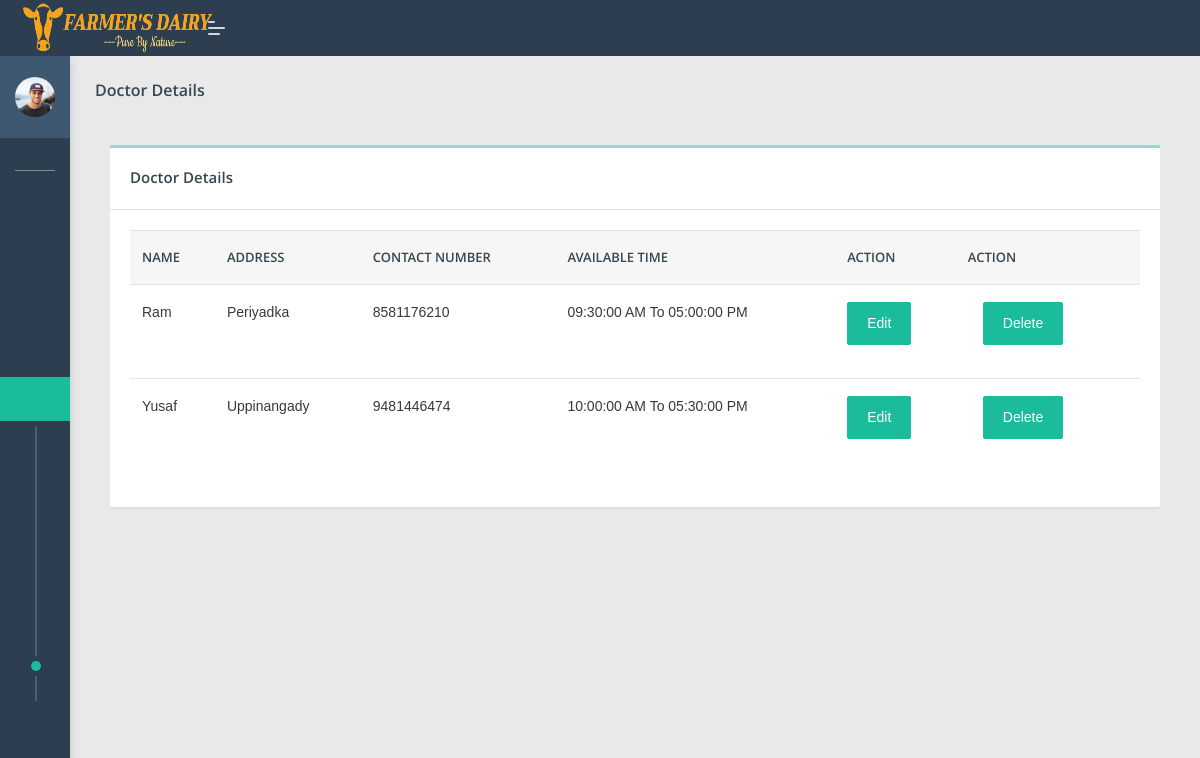
Screenshot of /dipo/viewdoc.php (signed in) with the database file from the repository.
### tables this page shows
CREATE TABLE `add_doctor` (
  `doc_id` int(100) NOT NULL,
  `name` varchar(100) NOT NULL,
  `address1` varchar(100) NOT NULL,
  `phoneno` varchar(100) NOT NULL,
  `opentm` time NOT NULL,
  `closetm` time NOT NULL,
  `dippoid` varchar(100) NOT NULL
);

### dipo/viewdoc.php (the view, shortened to what this page needs)
 <?php
if(isset($_SESSION['dippo']))
{
$dippo=$_SESSION['dippo'];
?>
 <!DOCTYPE html>
<html lang="en">
<head>
    <link rel="stylesheet" href="assets/css/style.css">
</head>
<body class="">
	<nav class="pcoded-navbar  ">
		<div class="navbar-wrapper  ">
			<div class="navbar-content scroll-div " >
					<div class="">
					<div class="main-menu-header">
						<img class="img-radius" src="assets/images/user/avatar-2.jpg" alt="User-Profile-Image">
						<div class="user-details">
						</div>
					</div>
				</div>
				<ul class="nav pcoded-inner-navbar ">
					<li class="nav-item pcoded-menu-caption">
					</li>
					<li class="nav-item">
					    <a href="main.php" class="nav-link "><span class="pcoded-micon"><i class="feather icon-home"></i></span><span class="pcoded-mtext">Dashboard</span></a>
					</li>
					<li class="nav-item pcoded-hasmenu">
					    <a href="#!" class="nav-link "><span class="pcoded-micon"><i class="feather icon-align-justify"></i></span><span class="pcoded-mtext">Staff Details</span></a>
					</li>
					<li class="nav-item pcoded-hasmenu">
					    <a href="#!" class="nav-link "><span class="pcoded-micon"><i class="feather icon-align-justify"></i></span><span class="pcoded-mtext">User Details</span></a>
					</li>
						<li class="nav-item pcoded-hasmenu">
					    <a href="#!" class="nav-link "><span class="pcoded-micon"><i class="feather icon-align-justify"></i></span><span class="pcoded-mtext">Milk Details</span></a>
					</li>
					<li class="nav-item pcoded-hasmenu">
					    <a href="#!" class="nav-link "><span class="pcoded-micon"><i class="feather icon-align-justify"></i></span><span class="pcoded-mtext">Facilities</span></a>
					    <ul class="pcoded-submenu">
						<li><a href="details.php">Add Details</a></li>
						    <li><a href="food.php">Add Feed</a></li>
							<li><a href="viewfood.php">View Feed</a></li>
							<li><a href="medicines.php">Add Medicines</a></li>
							<li><a href="viewmedicines.php">View Medicines</a></li>
							<li><a href="doctors.php">Add Doctors</a></li>
							<li><a href="viewdoc.php">View Doctor</a></li>
					    </ul>
					</li>
                        <li class="nav-item">
					    <a href="viewfeedb.php" class="nav-link "><span class="pcoded-micon"><i class="feather icon-align-justify"></i></span><span class="pcoded-mtext">View feedback</span></a>
					</li>
				</ul>
			</div>
		</div>
	</nav>
	<header class="navbar pcoded-header navbar-expand-lg navbar-light header-dark">
				<div class="m-header">
					<a class="mobile-menu" id="mobile-collapse" href="#!"><span></span></a>
					<a href="#!" class="b-brand">
						<img src="assets/images/logo1.png" width="190px" height="50px" class="logo">
					</a>
				</div>
				<div class="collapse navbar-collapse">
					<ul class="navbar-nav mr-auto">
						<li class="nav-item">
							<a href="#!" class="pop-search"><i class="feather icon-search"></i></a>
						</li>
					</ul>
					<ul class="navbar-nav ml-auto">
						<li>
							<div class="dropdown drp-user">
								<a href="#" class="dropdown-toggle" data-toggle="dropdown">
									<i class="feather icon-user"></i>
								</a>
							</div>
						</li>
					</ul>
				</div>
	</header>
<section class="pcoded-main-container">
    <div class="pcoded-content">
       <div class="page-header">
            <div class="page-block">
                <div class="row align-items-center">
                    <div class="col-md-12">
                        <div class="page-header-title">
                            <h5 class="m-b-10">Doctor Details</h5>
                        </div>
                    </div>
                </div>
            </div>
        </div>
            <div class="col-md-12">
                <div class="card">
                    <div class="card-header">
                        <h5>Doctor Details</h5>
                    </div>
                    <div class="card-body table-border-style">
                        <div class="table-responsive">
                            <table class="table table-hover">
                                <thead>
                                    <tr>
                                        <th>Name</th>
                                       <th>Address</th>
									   <th>Contact Number</th>
									   <th>Available time</th>
									   <th>Action</th>
									   <th>Action</th>
                                    </tr>
                                </thead>
                                <tbody>
								<?php
								include 'config.php';
								$sql1="select * from add_doctor  where dippoid='".$dippo."'";
								$result1=mysqli_query($con,$sql1);
								$num1=mysqli_num_rows($result1);
								if($num1>0)
								{
									while($row1=mysqli_fetch_array($result1))
									{
										$id=$row1[0];
										$name=$row1['name'];
										$address1=$row1['address1'];
										$phoneno=$row1['phoneno'];
										$opentm=$row1['opentm'];
										$closetm=$row1['closetm'];
								?>
                                    <tr>
									<td><?php echo $name; ?></td>
									<td><?php echo $address1; ?></td>
									<td><?php echo $phoneno; ?></td>
									<td><?php echo $opentm; ?> AM To <?php echo $closetm; ?> PM </td>
									<td><div class="form-row">
									<div class="form-group col-md-2">
									<a href="editdoc.php?eid=<?php echo $id; ?>" >
									<button type="submit" class="btn  btn-primary">Edit</button></a>
									</div>
									</td><td>
									<form action="#" method="post">
									<div class="form-group col-md-2">
									<button type="submit" name="delete" class="btn  btn-primary">Delete</button>
									</div>
									</div>
								  <?php
									}
								}
								?>
                        </div>
                    </div>
                </div>
</section>
</body>
</html>
<?php
}
else
{
	echo "<script> location.href='../index.php'; </script>";
}
?>

### rows the page displays
add_doctor: name "Ram", address1 "Periyadka", phoneno "8581176210", opentm "09:30:00", closetm "05:00:00"
add_doctor: name "Yusaf", address1 "Uppinangady", phoneno "9481446474", opentm "10:00:00", closetm "05:30:00"
